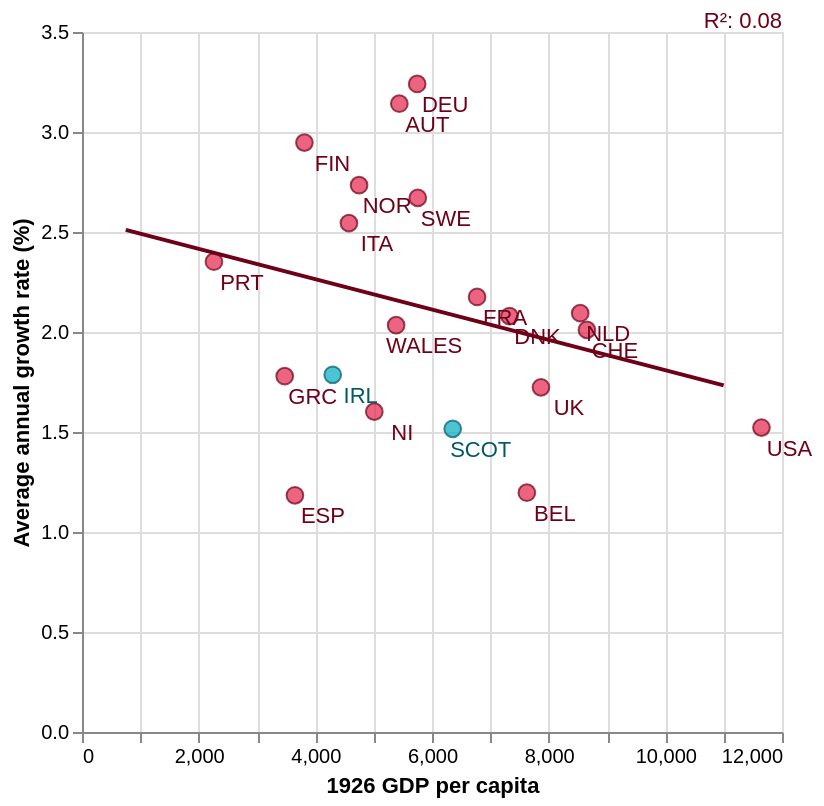

This figure's Vega-Lite source:
### Vega-Lite specification from a JSON file in a GitHub repository (floating-point values rounded to 4 significant figures)
{"$schema": "https://vega.github.io/schema/vega-lite/v5.json", "height": 350, "width": 350, "data": {"values": [{"country": "Austria", "code": "AUT", "value1": "5440", "value2": "3.14146"}, {"country": "Belgium", "code": "BEL", "value1": "7626", "value2": "1.19643"}, {"country": "Switzerland", "code": "CHE", "value1": "8656", "value2": "2.01052"}, {"country": "Germany", "code": "DEU", "value1": "5746", "value2": "3.24026"}, {"country": "Denmark", "code": "DNK", "value1": "7329", "value2": "2.07921"}, {"country": "Spain", "code": "ESP", "value1": "3650", "value2": "1.18355"}, {"country": "Finland", "code": "FIN", "value1": "3813", "value2": "2.94697"}, {"country": "France", "code": "FRA", "value1": "6773", "value2": "2.17530"}, {"country": "United Kingdom", "code": "UK", "value1": "7868", "value2": "1.72328"}, {"country": "Greece", "code": "GRC", "value1": "3475", "value2": "1.77911"}, {"country": "Ireland", "code": "IRL", "value1": "4298", "value2": "1.78623"}, {"country": "Italy", "code": "ITA", "value1": "4576", "value2": "2.54445"}, {"country": "Netherlands", "code": "NLD", "value1": "8541", "value2": "2.09414"}, {"country": "Norway", "code": "NOR", "value1": "4750", "value2": "2.73392"}, {"country": "Portugal", "code": "PRT", "value1": "2262", "value2": "2.35149"}, {"country": "Sweden", "code": "SWE", "value1": "5756", "value2": "2.67060"}, {"country": "United States", "code": "USA", "value1": "11648", "value2": "1.52202"}, {"country": "Wales", "code": "WALES", "value1": "5385", "value2": "2.03386"}, {"country": "Scotland", "code": "SCOT", "value1": "6355", "value2": "1.51597"}, {"country": "Northern Ireland", "code": "NI", "value1": "5011", "value2": "1.60179"}], "format": {"parse": {"code": "string"}}}, "layer": [{"transform": [{"filter": "(datum.code!='SCOT')&(datum.code!='IRL')"}], "mark": {"type": "point", "color": "#e6224b", "size": 70, "filled": true, "stroke": "#6e0018", "strokeWidth": 1}, "encoding": {"x": {"field": "value1", "type": "quantitative", "title": "1926 GDP per capita"}, "y": {"field": "value2", "type": "quantitative", "title": "Average annual growth rate (%)"}, "tooltip": [{"field": "country", "type": "nominal", "title": "Country"}, {"field": "code", "type": "nominal", "title": "Code"}, {"field": "value2", "type": "quantitative", "title": "Average annual growth rate (%)"}, {"field": "value1", "type": "quantitative", "title": "1926 GDP per capita"}]}}, {"transform": [{"filter": {"field": "code", "oneOf": ["SCOT", "IRL"]}}], "mark": {"type": "point", "color": "#00abc2", "size": 70, "filled": true, "stroke": "#005a66", "strokeWidth": 1}, "encoding": {"x": {"field": "value1", "type": "quantitative", "title": "1926 GDP per capita"}, "y": {"field": "value2", "type": "quantitative", "title": "Average annual growth rate (%)"}, "tooltip": [{"field": "country", "type": "nominal", "title": "Country"}, {"field": "code", "type": "nominal", "title": "Code"}, {"field": "value2", "type": "quantitative", "title": "Average annual growth rate (%)"}, {"field": "value1", "type": "quantitative", "title": "1926 GDP per capita"}]}}, {"mark": {"type": "line", "color": "#6e0018"}, "transform": [{"regression": "value2", "on": "value1", "extent": [750, 11000]}], "encoding": {"x": {"field": "value1", "type": "quantitative"}, "y": {"field": "value2", "type": "quantitative"}}}, {"transform": [{"regression": "value2", "on": "value1", "params": true}, {"calculate": "'R²: '+format(datum.rSquared, '.2f')", "as": "R2"}], "mark": {"type": "text", "color": "#6e0018", "x": "width", "align": "right", "y": -5}, "encoding": {"text": {"type": "nominal", "field": "R2"}}}, {"transform": [{"filter": "(datum.code!='SCOT')&(datum.code!='IRL')"}], "mark": {"type": "text", "dy": 11, "dx": 14, "color": "#6e0018"}, "encoding": {"x": {"field": "value1", "type": "quantitative"}, "y": {"field": "value2", "type": "quantitative"}, "text": {"field": "code", "type": "nominal"}}}, {"transform": [{"filter": {"field": "code", "oneOf": ["SCOT", "IRL"]}}], "mark": {"type": "text", "dy": 11, "dx": 14, "color": "#005a66"}, "encoding": {"x": {"field": "value1", "type": "quantitative"}, "y": {"field": "value2", "type": "quantitative"}, "text": {"field": "code", "type": "nominal"}}}]}
